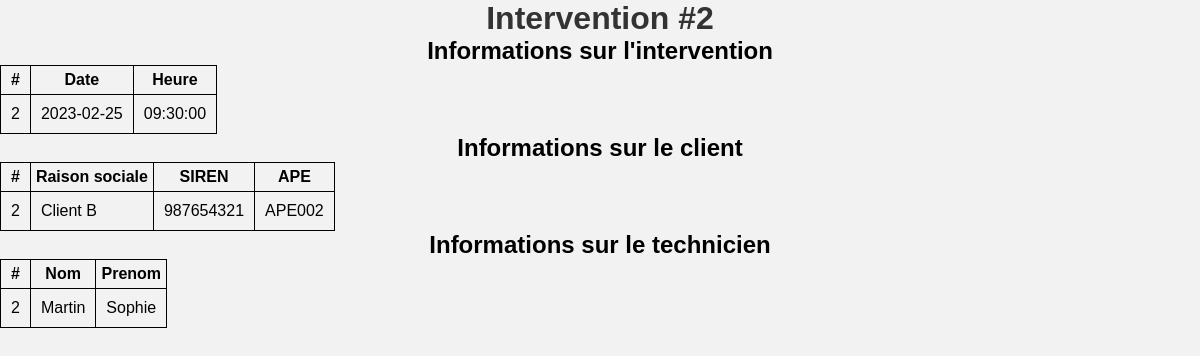
The app's page /vue/vueIntervention.php?id=2 with its own data.
### tables this page shows
CREATE TABLE `intervention` (
  `intervention_id` int(11) NOT NULL,
  `intervention_date` date DEFAULT NULL,
  `intervention_heure` time DEFAULT NULL,
  `client_num` int(11) NOT NULL,
  `employe_num_matricule` int(11) NOT NULL
);

CREATE TABLE `client` (
  `client_num` int(11) NOT NULL,
  `client_raison_sociale` varchar(255) DEFAULT NULL,
  `client_num_SIREN` int(11) DEFAULT NULL,
  `client_code_APE` varchar(255) DEFAULT NULL,
  `client_adresse` varchar(255) DEFAULT NULL,
  `client_téléphone` int(11) DEFAULT NULL,
  `client_num_télécopie` int(11) DEFAULT NULL,
  `client_email` varchar(255) DEFAULT NULL,
  `agence_num` int(11) NOT NULL
);

CREATE TABLE `employe` (
  `employe_num_matricule` int(11) NOT NULL,
  `employe_nom` varchar(255) DEFAULT NULL,
  `employe_prenom` varchar(255) DEFAULT NULL,
  `employe_adresse` varchar(255) DEFAULT NULL,
  `employe_date_embauche` datetime DEFAULT NULL
);

### modele/Intervention.php (called while the page is built, shortened)
<?php
class Intervention extends Bdd{
    function getInterventionById($idIntervention){
        $conn = $this->connexionPDO();
        $req = $conn->prepare(
            "SELECT *
            FROM intervention i
            INNER JOIN client c ON i.client_num = c.client_num
            INNER JOIN employe e ON i.employe_num_matricule = e.employe_num_matricule
            WHERE i.intervention_id = :idIntervention"
        );
        $req->bindValue(":idIntervention", $idIntervention, PDO::PARAM_INT);
        $req->execute();
        $intervention = $req->fetch();
        return $intervention;
    }
}
?>

### controleur/ctrIntervention.php (called while the page is built, shortened)
<?php
include_once "../modele/Intervention.php";
$Intervention = new Intervention();
$idIntervention = $_GET['id'];
$intervention = $Intervention->getInterventionById($idIntervention);
?>

### vue/vueIntervention.php (the view, shortened to what this page needs)
<?php
include_once "../controleur/ctrIntervention.php";
?>
<html>
    <head>
        <link rel="stylesheet" type="text/css" href="./css/style.css">
    </head>
    <body>
        <h1>Intervention #<?= $intervention["intervention_id"] ?></h1>
        <h2>Informations sur l'intervention</h2>
        <table>
            <thead>
                <tr>
                    <th>#</th>
                    <th>Date</th>
                    <th>Heure</th>
                </tr>
            </thead>
            <tbody>
                <tr>
                    <td><?= $intervention["intervention_id"] ?></td>
                    <td><?= $intervention["intervention_date"] ?></td>
                    <td><?= $intervention["intervention_heure"] ?></td>
                </tr>
            </tbody>
        </table>
        <h2>Informations sur le client</h2>
        <table>
            <thead>
                <tr>
                    <th>#</th>
                    <th>Raison sociale</th>
                    <th>SIREN</th>
                    <th>APE</th>
                </tr>
            </thead>
            <tbody>
                <tr>
                    <td><?= $intervention["client_num"] ?></td>
                    <td><?= $intervention["client_raison_sociale"] ?></td>
                    <td><?= $intervention["client_num_SIREN"] ?></td>
                    <td><?= $intervention["client_code_APE"] ?></td>
                </tr>
            </tbody>
        </table>
        <h2>Informations sur le technicien</h2>
        <table>
            <thead>
                <tr>
                    <th>#</th>
                    <th>Nom</th>
                    <th>Prenom</th>
                </tr>
            </thead>
            <tbody>
                <tr>
                    <td><?= $intervention["employe_num_matricule"] ?></td>
                    <td><?= $intervention["employe_nom"] ?></td>
                    <td><?= $intervention["employe_prenom"] ?></td>
                </tr>
            </tbody>
        </table>
    </body>

### css/style.css (style rules this page uses)
* { margin: 0; padding: 0; box-sizing: border-box; }
body { text-align: center; font-family: Arial, Helvetica, sans-serif; background-color: #f2f2f2; }
h1 { color: #333; }

### vue/vueIntervention.php (style rules this page uses)
table, td, th { border: 1px solid black; }
table { border-collapse: collapse; }
td { padding: 10px; }
th { padding: 5px; }

### records on screen
intervention: intervention_id "2", intervention_date "2023-02-25", intervention_heure "09:30:00", client_num.client_num "2", client_num.client_raison_sociale "Client B", client_num.client_num_SIREN "987654321", client_num.client_code_APE "APE002", employe_num_matricule.employe_num_matricule "2", employe_num_matricule.employe_nom "Martin", employe_num_matricule.employe_prenom "Sophie"
